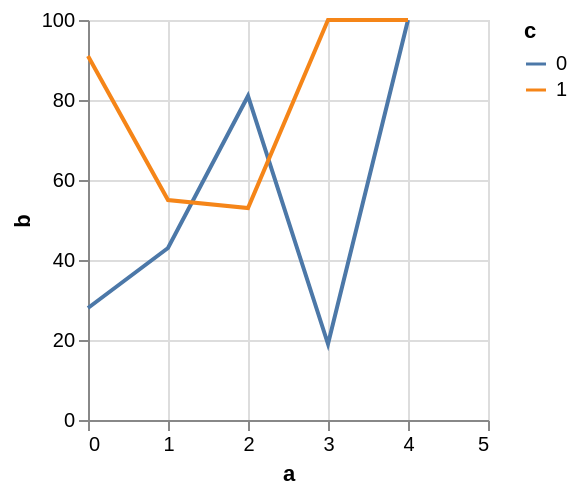

This figure's Vega-Lite source:
### Vega specification from a JSON file in a GitHub repository (floating-point values rounded to 4 significant figures)
{"$schema": "https://vega.github.io/schema/vega/v5.json", "background": "white", "padding": 5, "width": 200, "height": 200, "style": "cell", "data": [{"name": "source_0", "values": [{"a": 0, "b": 28, "c": 0}, {"a": 0, "b": 91, "c": 1}, {"a": 1, "b": 43, "c": 0}, {"a": 1, "b": 55, "c": 1}, {"a": 2, "b": 81, "c": 0}, {"a": 2, "b": 53, "c": 1}, {"a": 3, "b": 19, "c": 0}]}, {"name": "data_0", "source": "source_0", "transform": [{"type": "formula", "expr": "toNumber(datum[\"a\"])", "as": "a"}, {"type": "impute", "field": "b", "key": "a", "keyvals": [4], "method": "value", "groupby": ["c"], "value": null}, {"type": "formula", "expr": "datum.b === null ? 100 : datum.b", "as": "b"}]}], "marks": [{"name": "pathgroup", "type": "group", "from": {"facet": {"name": "faceted_path_main", "data": "data_0", "groupby": ["c"]}}, "encode": {"update": {"width": {"field": {"group": "width"}}, "height": {"field": {"group": "height"}}}}, "marks": [{"name": "marks", "type": "line", "style": ["line"], "sort": {"field": "datum[\"a\"]"}, "from": {"data": "faceted_path_main"}, "encode": {"update": {"stroke": {"scale": "color", "field": "c"}, "x": {"scale": "x", "field": "a"}, "y": {"scale": "y", "field": "b"}, "defined": {"signal": "datum[\"a\"] !== null && isFinite(datum[\"a\"]) && datum[\"b\"] !== null && isFinite(datum[\"b\"])"}}}}]}], "scales": [{"name": "x", "type": "linear", "domain": {"data": "data_0", "field": "a"}, "range": [0, {"signal": "width"}], "nice": 1, "zero": false}, {"name": "y", "type": "linear", "domain": {"data": "data_0", "field": "b"}, "range": [{"signal": "height"}, 0], "nice": true, "zero": true}, {"name": "color", "type": "ordinal", "domain": {"data": "data_0", "field": "c", "sort": true}, "range": "category"}], "axes": [{"scale": "x", "orient": "bottom", "gridScale": "y", "grid": true, "tickCount": {"signal": "ceil(width/40)"}, "domain": false, "labels": false, "maxExtent": 0, "minExtent": 0, "ticks": false, "zindex": 0}, {"scale": "y", "orient": "left", "gridScale": "x", "grid": true, "tickCount": {"signal": "ceil(height/40)"}, "domain": false, "labels": false, "maxExtent": 0, "minExtent": 0, "ticks": false, "zindex": 0}, {"scale": "x", "orient": "bottom", "grid": false, "title": "a", "labelFlush": true, "labelOverlap": true, "tickCount": {"signal": "ceil(width/40)"}, "zindex": 0}, {"scale": "y", "orient": "left", "grid": false, "title": "b", "labelOverlap": true, "tickCount": {"signal": "ceil(height/40)"}, "zindex": 0}], "legends": [{"stroke": "color", "gradientLength": {"signal": "clamp(height, 64, 200)"}, "symbolType": "stroke", "title": "c"}], "config": {"background": "white"}}
